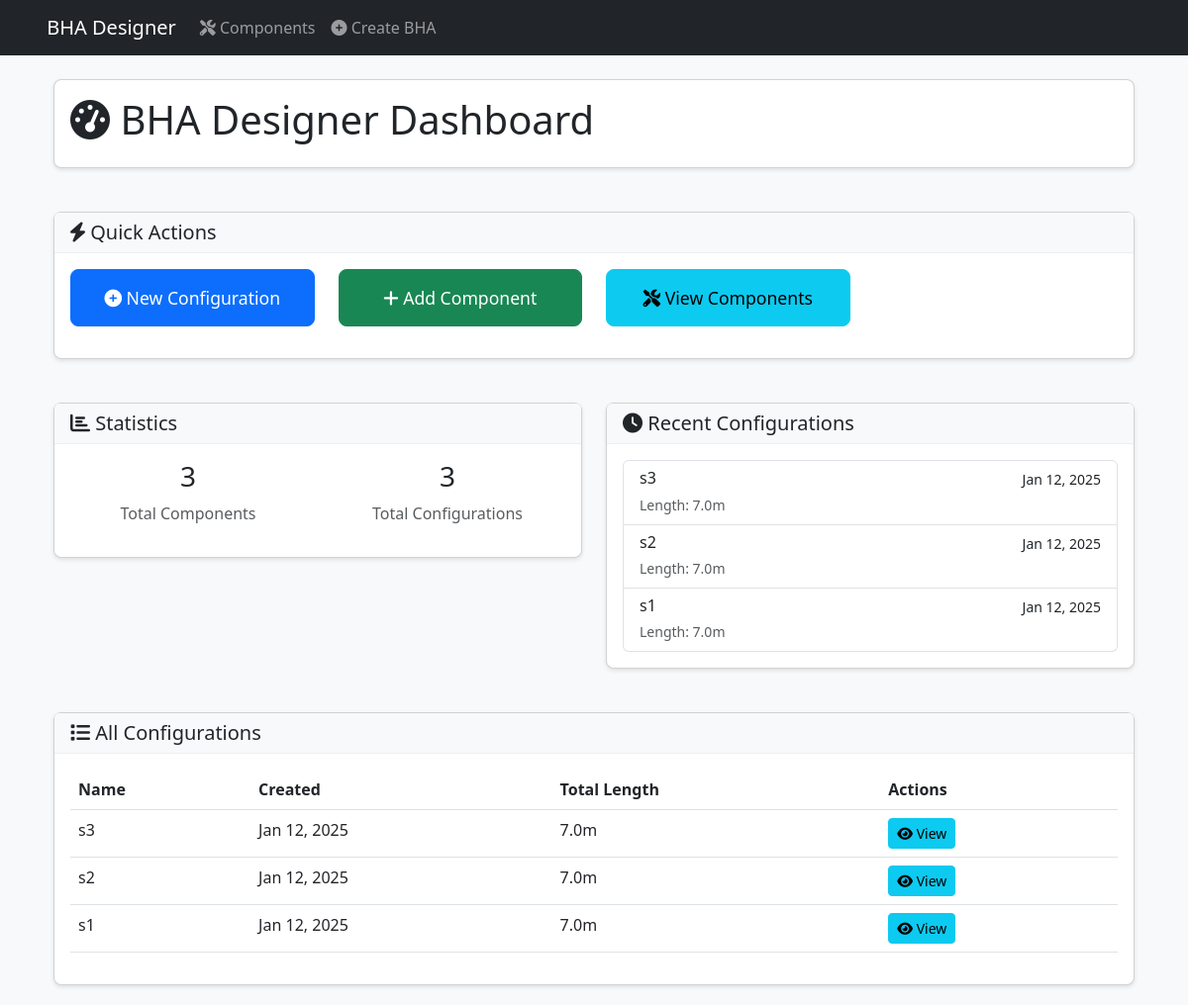
Before: / with the older database file.
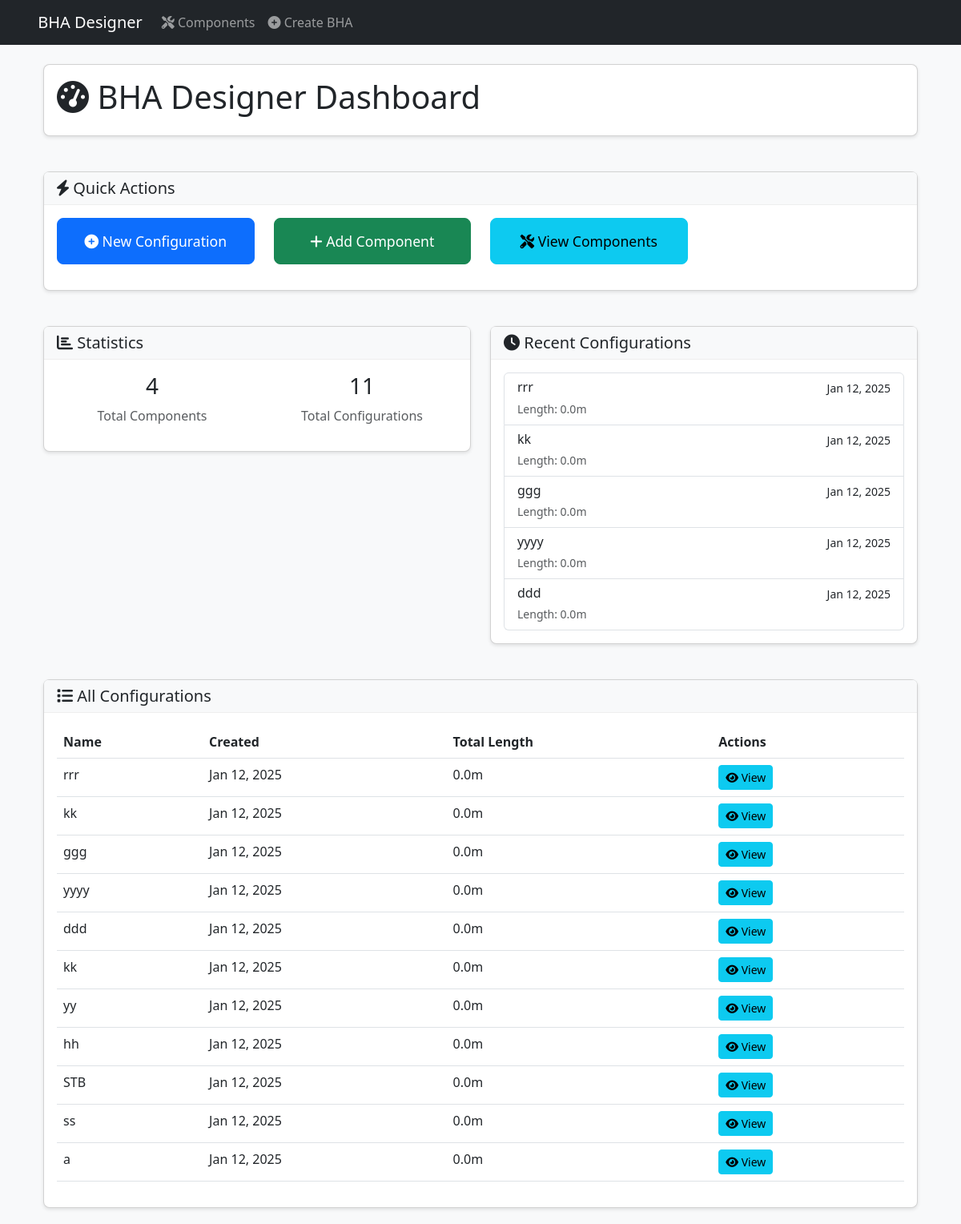
After: the same page with the newer database file.
### bha_app/models.py (models this page shows, shortened)
class BHAConfiguration(models.Model):
    name = models.CharField(max_length=100)
    total_length = models.FloatField(default=0)
    created_at = models.DateTimeField(auto_now_add=True)
    updated_at = models.DateTimeField(auto_now=True)
    bha_image = models.ImageField(
        upload_to='bha_configurations/',
        null=True,
        blank=True
    )

### bha_app/views.py (the view)
# urls.py: path('', views.DashboardView.as_view(), name='dashboard'),
class DashboardView(ListView):
    model = BHAConfiguration
    template_name = 'bha_app/dashboard.html'
    context_object_name = 'configurations'
    ordering = ['-created_at']
    def get_context_data(self, **kwargs):
        context = super().get_context_data(**kwargs)
        context['total_components'] = BHAComponent.objects.count()
        context['total_configurations'] = BHAConfiguration.objects.count()
        context['recent_configurations'] = BHAConfiguration.objects.order_by('-created_at')[:5]
        return context

### bha_app/templates/bha_app/dashboard.html (shortened to what the changed rows need)
{% extends 'base.html' %}
{% block content %}
<div class="container-fluid">
    <div class="row mb-4">
        <div class="col-12">
            <div class="card">
                <div class="card-body">
                    <h1 class="card-title">
                        <i class="fas fa-tachometer-alt"></i> BHA Designer Dashboard
                    </h1>
                </div>
            </div>
        </div>
    </div>
    <div class="row mb-4">
        <div class="col-md-6">
            <div class="card">
                <div class="card-body">
                    <div class="row">
                        <div class="col-6">
                            <div class="text-center">
                                <h3>{{ total_components }}</h3>
                                <p class="text-muted">Total Components</p>
                            </div>
                        </div>
                        <div class="col-6">
                            <div class="text-center">
                                <h3>{{ total_configurations }}</h3>
                                <p class="text-muted">Total Configurations</p>
                            </div>
                        </div>
                    </div>
                </div>
            </div>
        </div>
        <div class="col-md-6">
            <div class="card">
                <div class="card-body">
                    <div class="list-group">
                        {% for config in recent_configurations %}
                        <a href="{% url 'configuration_detail' pk=config.pk %}"
                           class="list-group-item list-group-item-action">
                            <div class="d-flex w-100 justify-content-between">
                                <h6 class="mb-1">{{ config.name }}</h6>
                                <small>{{ config.created_at|date:"M d, Y" }}</small>
                            </div>
                            <small class="text-muted">Length: {{ config.total_length }}m</small>
                        </a>
                        {% empty %}
                        <p class="text-muted text-center mb-0">No configurations yet</p>
                        {% endfor %}
                    </div>
                </div>
            </div>
        </div>
    </div>
    <div class="row">
        <div class="col-12">
            <div class="card">
                <div class="card-body">
                    <div class="table-responsive">
                        <table class="table table-hover">
                            <thead>
                                <tr>
                                    <th>Name</th>
                                    <th>Created</th>
                                    <th>Total Length</th>
                                    <th>Actions</th>
                                </tr>
                            </thead>
                            <tbody>
                                {% for config in configurations %}
                                <tr>
                                    <td>{{ config.name }}</td>
                                    <td>{{ config.created_at|date:"M d, Y" }}</td>
                                    <td>{{ config.total_length }}m</td>
                                    <td>
                                        <a href="{% url 'configuration_detail' pk=config.pk %}"
                                           class="btn btn-sm btn-info">
                                            <i class="fas fa-eye"></i> View
                                        </a>
                                    </td>
                                </tr>
                                {% empty %}
                                <tr>
                                    <td colspan="4" class="text-center">No configurations available</td>
                                </tr>
                                {% endfor %}
                            </tbody>
                        </table>
                    </div>
                </div>
            </div>
        </div>
    </div>
</div>
{% endblock %}

Changed rows visible on the page:
removed BHAConfiguration: name "s3", created_at "Jan 12, 2025", total_length "7.0"
removed BHAConfiguration: name "s2", created_at "Jan 12, 2025", total_length "7.0"
removed BHAConfiguration: name "s1", created_at "Jan 12, 2025", total_length "7.0"
added BHAConfiguration: name "rrr", created_at "Jan 12, 2025", total_length "0.0"
added BHAConfiguration: name "kk", created_at "Jan 12, 2025", total_length "0.0"
added BHAConfiguration: name "ggg", created_at "Jan 12, 2025", total_length "0.0"
added BHAConfiguration: name "yyyy", created_at "Jan 12, 2025", total_length "0.0"
added BHAConfiguration: name "ddd", created_at "Jan 12, 2025", total_length "0.0"
added BHAConfiguration: name "kk", created_at "Jan 12, 2025", total_length "0.0", shown under "All Configurations"
added BHAConfiguration: name "yy", created_at "Jan 12, 2025", total_length "0.0", shown under "All Configurations"
added BHAConfiguration: name "hh", created_at "Jan 12, 2025", total_length "0.0", shown under "All Configurations"
added BHAConfiguration: name "STB", created_at "Jan 12, 2025", total_length "0.0", shown under "All Configurations"
added BHAConfiguration: name "ss", created_at "Jan 12, 2025", total_length "0.0", shown under "All Configurations"
added BHAConfiguration: name "a", created_at "Jan 12, 2025", total_length "0.0", shown under "All Configurations"
Other visible differences:
{{ total_components }}: "3" → "4"
{{ total_configurations }}: "3" → "11"
